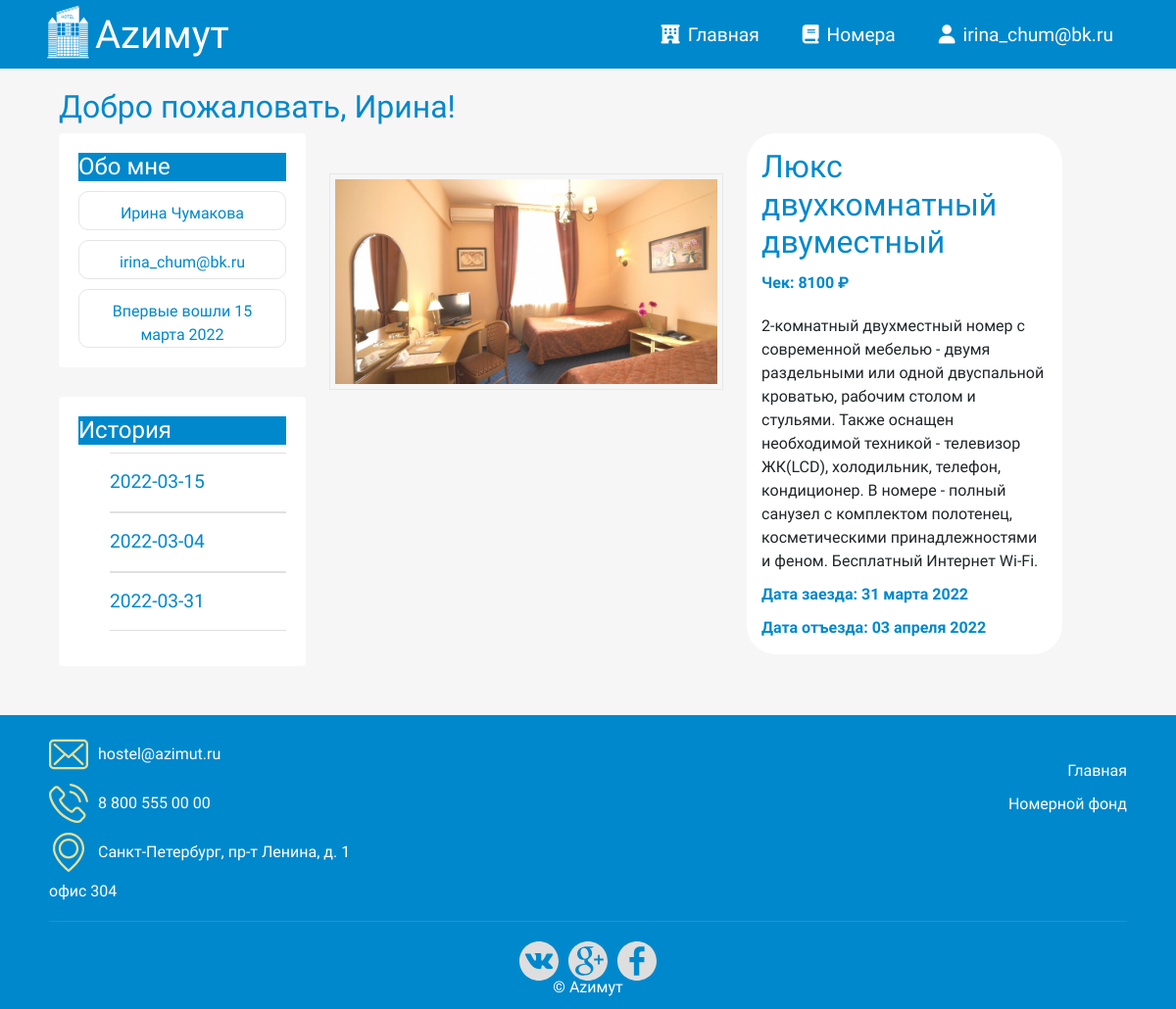
/index.php?page=profile (signed in), run on the app's committed database.
### tables this page shows
CREATE TABLE `transactions` (
  `id_transaction` int UNSIGNED NOT NULL,
  `user_id` int NOT NULL,
  `room_id` int NOT NULL,
  `checkin` date NOT NULL,
  `checkout` date NOT NULL,
  `cost` int NOT NULL
);

CREATE TABLE `rooms` (
  `id_room` int NOT NULL,
  `name` varchar(60) NOT NULL,
  `category_id` int NOT NULL,
  `room_count` int NOT NULL,
  `description` text NOT NULL,
  `status_id` int NOT NULL,
  `price` int NOT NULL,
  `photo` varchar(40) NOT NULL
);

### functions.php (called while the page is built, shortened)
<?php
	function dateFormat($date, $is_time = false){
		list($day, $time) = explode(' ', $date);
		switch( $day ){
           	default:
           		list($y, $m, $d)  = explode('-', $day);
           		$month_str = array(
           			'января', 'февраля', 'марта',
           			'апреля', 'мая', 'июня',
           			'июля', 'августа', 'сентября',
           			'октября', 'ноября', 'декабря'
           		);
           		$month_int = array(
           			'01', '02', '03',
           			'04', '05', '06',
           			'07', '08', '09',
           			'10', '11', '12'
           		);
             	$m = str_replace($month_int, $month_str, $m);
             	$result = $d.' '.$m.' '.$y;
        }
     	return $result;
    }
?>

### templates/profile.php (the view, shortened to what this page needs)
<?php
    require 'functions.php';
    if(!$_SESSION['id_user']) {
        header('location: ../../index.php?page=login');
    }else{
        $id_user = $_SESSION['id_user'];
        $user_name = $_SESSION['user_name'];
        $user_surname = $_SESSION['user_surname'];
        $created = dateFormat($_SESSION['created']);
        $user_email = $_SESSION['user_email'];
    }
?>
    <h2><?php echo "Добро пожаловать, $user_name!";?></h2>
    <div class="profile-content row">
        <div class="sidenavbar col-md-3 col-12">
            <div class="section aboutuser">
                <h4>Обо мне</h4>
                <div id="user-fio"><?php echo "$user_name $user_surname";?></div>
                <div id="user-email"><?php echo "$user_email";?></div>
                <div id="created"><?php echo " Впервые вошли $created";?></div>
            </div>
            <div class="section history">
                <h4>История</h4>
                <ul>
                    <?php
                        $sql_history = $link->query("SELECT * FROM `transactions`, `rooms` WHERE `transactions`.user_id = '$id_user' AND `transactions`.room_id = `rooms`.id_room");
                        foreach ($sql_history as $record):
                    ?>
                    <li><a href="index.php?page=transact&id_transaction=<?php echo $record['id_transaction'];?>"><?php echo $record['checkin']; ?></a></li>
                <?php endforeach; ?>
                </ul>
            </div>
        </div>
        <div class="room-info col-md-9 col-12">
            <div id="singleRoom-img">
                <img src="<?php echo $record['photo']; ?>" />
            </div>
            <div id="singleRoom-content">
                <h1 id="singleRoom-name"> <?php echo $record['name'];?> </h1>
                <div id="singleRoom-price">Чек: <?php echo $record['cost'] . ' ₽';?></div>
                <div id="singleRoom-desc"><?php echo $record['description']?></div>
                <div id="singleRoom-price">Дата заезда: <?php echo dateFormat($record['checkin']);?></div>
                <div id="singleRoom-price">Дата отъезда: <?php echo dateFormat($record['checkout']);?></div>
            </div>
        </div>
    </div>

### css/hotel.css (style rules this page uses)
* { font-family: 'Comfortaa', cursive; }
html, h1, h2, h3, h4, h5, h6 { color: #0088cc; }
body { background: #f6f6f6; }
a { text-decoration: none; color: inherit; }
#singleRoom-img { float: left; width: 50%; margin-right: 3%; margin-top: 5%; }
#singleRoom-img img { width: 100%; padding: 5px; border: 1px solid rgba(225, 225, 225, 0.7); }
#singleRoom-content { float: left; width: 40%; background: #fff; padding: 15px; margin-bottom: 5%; border-radius: 30px; }
#singleRoom-name { font-size: 2em; margin-top: 0; }
#singleRoom-desc { margin-top: 20px; }
#singleRoom-price { margin-top: 10px; color: #0088cc; font-weight: bold; }
.profile-content { display: flex; flex-direction: row; }
.room-info { width: 75%; }
.sidenavbar { width: 25%; }
.sidenavbar .section { background: #fff; padding: 20px; border-radius: 4px; margin-bottom: 30px; }
.sidenavbar .section h4 { background: #0088cc; color: #fff; }
#user-fio { height: 40px; width: 100%; margin-top: 10px; padding: 10px 10px; border: 1px solid #e6e6e6; border-radius: 10px; color: #0088cc; text-align: center; }
#user-email { height: 40px; width: 100%; margin-top: 10px; padding: 10px 10px; border: 1px solid #e6e6e6; border-radius: 10px; color: #0088cc; text-align: center; }
#created { height: 60px; width: 100%; margin-top: 10px; padding: 10px 10px; border: 1px solid #e6e6e6; border-radius: 10px; color: #0088cc; text-align: center; }
.sidenavbar .history ul li { margin: 0px; padding: 0px; list-style: none; border-top: 1px solid #e0e0e0; position: relative; }
.sidenavbar .history ul li a { display: block; padding: 15px 0px 15px 0px; border-bottom: 1px solid #e0e0e0; transition: all 0.3s; text-decoration: none; font-weight: 500; color: #0088cc; font-size: 1.2em; }

### data on the page
transactions: checkin "2022-03-15"
transactions: checkin "2022-03-04"
transactions: checkin "2022-03-31", cost "8100", checkin "31 марта 2022", checkout "03 апреля 2022"
rooms: photo (picture), name "Люкс двухкомнатный двуместный", description "2-комнатный двухместный номер с современной мебелью - двумя раздельными или одной двуспальной кроватью, рабочим столом и стульями. Также оснащен необходимой техникой - телевизор ЖК(LCD), холодильник, телефон, кондиционер. В номере - полный санузел с комплектом полотенец, косметическими принадлежностями и феном. Бесплатный Интернет Wi-Fi."

### other printed values
$_SESSION['user_email'] "irina_chum@bk.ru"
$user_name "Ирина"
$user_surname "Чумакова"
$user_email "irina_chum@bk.ru"
$created "15 марта 2022"
